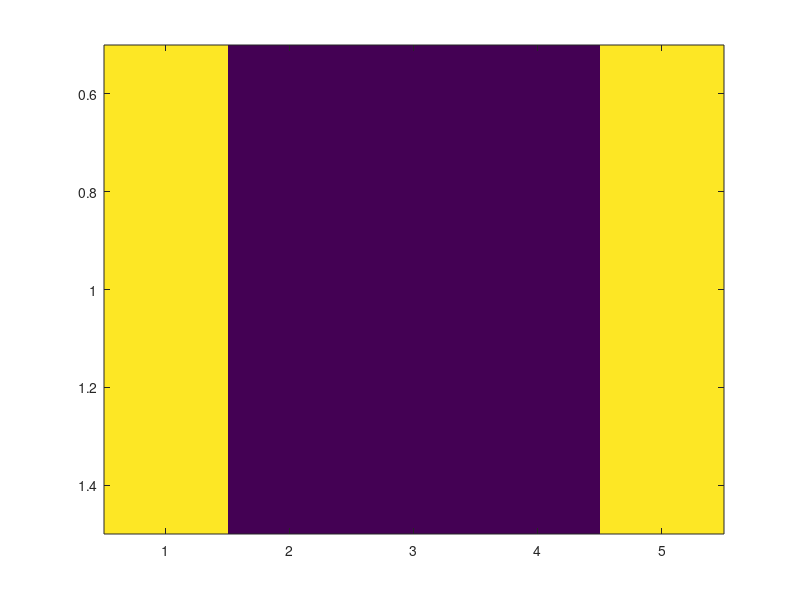

Reproduce this figure in MATLAB.
%{
This function implements the 1-D Ising model. Ising Model is a mathematical
model of ferromagnetism in statistical mechanics. The simulation uses the
metropolis algorithm. This function specifically simulates the lattice
model
%}

%Prompt the user to enter the number of rows
nrows = input('Please enter the number of rows: ');
spinarr = randi(2,1,nrows)*2 - 3; %creates a lattice of spins. Randomly created
imagesc(spinarr); %Displays the image with scaled colors of the generated spins

J=-1; %interaction energy of spins
T=3; %the value of the temperature
r=rand; %random number between 0 and 1

%Chooses the initial micro state and carries out a flip trial.
%It also chooses a random spin inside the lattice and locates the top,
%bottom, right and left neighbors

spinarr = randi(2,1,nrows)*2 - 3;
imagesc(spinarr);
J=-1;
T=3;
r=rand;

for i=1:30*nrows
    randcol=randi(nrows,1);
    randrow=randi(1,1);
    if (randcol==1)
        coll=nrows;
    else
        coll=randcol-1;
    end
    if (randcol==nrows)
        colr=1;
    else
        colr=randcol+1;
    end
    
    %calculates the total energy of the I-D system if a flip occurred
    E=J*spinarr(randrow,randcol)*spinarr(randrow,coll)+J*spinarr(randrow,randcol)*spinarr(randrow,colr);
    
    %if the total energy, E is less than zero, then accept the flips
    if (E<=0) %Note this code was written before as 'if(E>=0') 
        spinarr(randrow,randcol)=-spinarr(randrow,randcol);
    %otherwise, calculate the value of p. If p is greater than the value of r, then accept
    %the trials, otherwise, reject the flips
    else
        p=exp(E/T); %the probabilty of the energy change, E
        if (p>=r) %accept the flips
            spinarr(randrow,randcol)=-spinarr(randrow,randcol);
        else %reject the flips
            spinarr(randrow,randcol)=spinarr(randrow,randcol);
        end
    end
end
imagesc(spinarr); %displays the scaled colored image          
            
    
